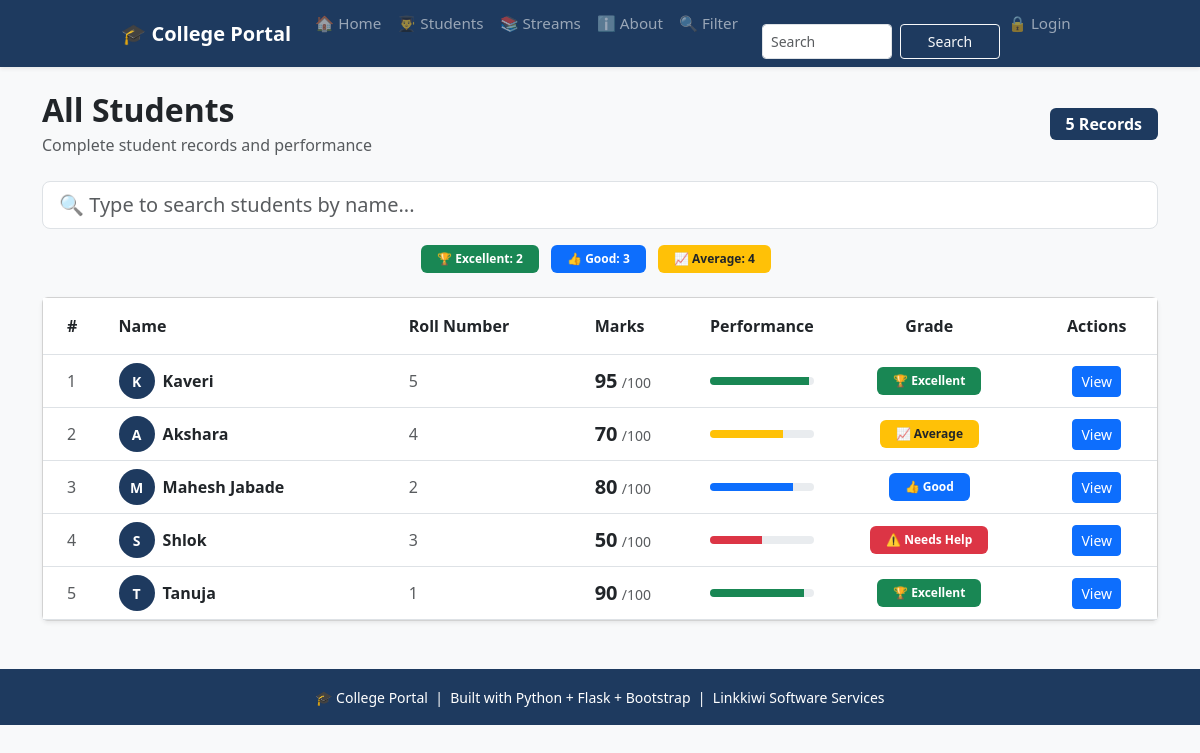
/students, run on the app's committed database.
### tables this page shows
CREATE TABLE students (
                    id INTEGER PRIMARY KEY AUTOINCREMENT,
                    name TEXT NOT NULL,
                    roll INTEGER NOT NULL,
                    marks INTEGER NOT NULL,
                    subject TEXT NOT NULL,
                    attendance INTEGER DEFAULT 0
                 );

### app.py (the view)
@app.route("/students")
def students_page():
    conn = get_db()
    students = conn.execute('SELECT * FROM students ORDER BY id DESC').fetchall()
    conn.close()
    return render_template("students.html", students=students)

### database.py (called while the page is built)
def get_db():
   conn = sqlite3.connect('myproject.db')
   conn.row_factory = sqlite3.Row  # To access columns by name
   return conn

### templates/students.html (shortened to what this page needs)
{% extends 'base.html' %}
{% block content %}
<div class="d-flex justify-content-between align-items-center mb-4">
    <div>
        <h2 class="fw-bold mb-1">All Students</h2>
        <p class="text-muted mb-0">
            Complete student records and performance
        </p>
    </div>
    <span class="badge fs-6 px-3 py-2"
          style="background-color: #1e3a5f;">
        {{ students|length }} Records
    </span>
</div>
<div class="mb-3">
    <input type="text"
           id="searchInput"
           class="form-control form-control-lg"
           placeholder="🔍 Type to search students by name...">
</div>
<div class="row mb-4">
    {% set excellent = students|selectattr('marks','ge',90)|list %}
    {% set good      = students|selectattr('marks','ge',75)|list %}
    {% set average   = students|selectattr('marks','ge',60)|list %}
    <div class="col text-center">
        <span class="badge bg-success px-3 py-2 me-2">
            🏆 Excellent: {{ excellent|length }}
        </span>
        <span class="badge bg-primary px-3 py-2 me-2">
            👍 Good: {{ good|length }}
        </span>
        <span class="badge bg-warning text-dark px-3 py-2 me-2">
            📈 Average: {{ average|length }}
        </span>
    </div>
</div>
<div class="card shadow-sm">
    <div class="card-body p-0">
        <div class="table-responsive">
            <table class="table table-hover mb-0">
                <thead style="background-color: #1e3a5f; color:white;">
                    <tr>
                        <th class="py-3 ps-4">#</th>
                        <th class="py-3">Name</th>
                        <th class="py-3">Roll Number</th>
                        <th class="py-3">Marks</th>
                        <th class="py-3">Performance</th>
                        <th class="py-3 text-center">Grade</th>
                        <th class="py-3 text-center">Actions</th>
                    </tr>
                </thead>
                <tbody id="tableBody">
                    {% for student in students %}
                    <tr class="align-middle" data-name="{{ student.name|lower }}">
                        <td class="ps-4 text-muted">
                            {{ loop.index }}
                        </td>
                    <td>
                        <div class="d-flex align-items-center">
                            <div class="rounded-circle d-flex align-items-center
                                        justify-content-center me-2 text-white fw-bold"
                                 style="width:36px; height:36px; font-size:14px;
                                        background-color: #1e3a5f;">
                                {{ student.name[0] }}
                            </div>
                            <span class="fw-bold">{{ student.name }}</span>
                        </div>
                    </td>
                    <td class="text-muted">{{ student.roll }}</td>
                    <td>
                        <span class="fw-bold fs-5">{{ student.marks }}</span>
                        <span class="text-muted small">/100</span>
                    </td>
                    <td style="width:120px;">
                        <div class="progress" style="height:8px;">
                            <div class="progress-bar
                                {% if student.marks >= 90 %}bg-success
                                {% elif student.marks >= 75 %}bg-primary
                                {% elif student.marks >= 60 %}bg-warning
                                {% else %}bg-danger{% endif %}"
                                style="width: {{ student.marks|default(0) }}%;">
                            </div>
                        </div>
                    </td>
                    <td class="text-center">
                        {% if student.marks >= 90 %}
                            <span class="badge bg-success px-3 py-2">
                                🏆 Excellent
                            </span>
                        {% elif student.marks >= 75 %}
                            <span class="badge bg-primary px-3 py-2">
                                👍 Good
                            </span>
                        {% elif student.marks >= 60 %}
                            <span class="badge bg-warning text-dark px-3 py-2">
                                📈 Average
                            </span>
                        {% else %}
                            <span class="badge bg-danger px-3 py-2">
                                ⚠️ Needs Help
                            </span>
                        {% endif %}
                    </td>
                    <td class="text-center text-nowrap">
                        <a href="{{ url_for('student_detail', id=student.id) }}"
                           class="btn btn-sm btn-primary">
                            View
                        </a>
                    </td>
                </tr>
                {% endfor %}
            </tbody>
        </table>
    </div>
</div>
</div>
{% endblock %}

### templates/base.html (style rules this page uses)
:root { --brand: #1e3a5f; }

### data on the page
students: name "K", name "Kaveri", roll "5", marks "95", shows "🏆 Excellent"
students: name "A", name "Akshara", roll "4", marks "70", shows "📈 Average"
students: name "M", name "Mahesh Jabade", roll "2", marks "80", shows "👍 Good"
students: name "S", name "Shlok", roll "3", marks "50", shows "⚠️ Needs Help"
students: name "T", name "Tanuja", roll "1", marks "90", shows "🏆 Excellent"

### other printed values
{{ students|length }} "5"
{{ excellent|length }} "2"
{{ good|length }} "3"
{{ average|length }} "4"
